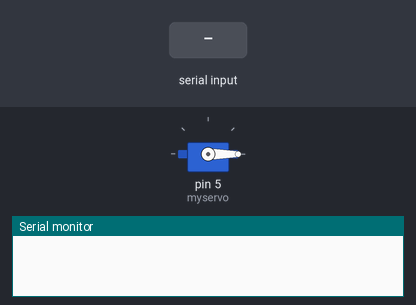
Recording of a sketch running on a simulated Arduino Uno, built with avr-gcc and run on an emulated ATmega328P. On the bench: servo, the last lines printed to the serial monitor. The inputs (shaded band) are chosen by the test bench.

Above: at 1.2 s.
1.3 s: "1" received over the second serial link
At 2.1 s:
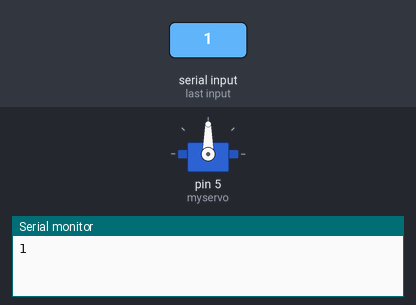
2.8 s: "0" received over the second serial link
At 3.2 s:
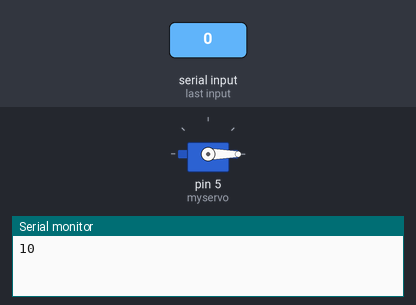
Timing chart, 0 to 5.8 s (numbered marks = the images above; inputs shaded):
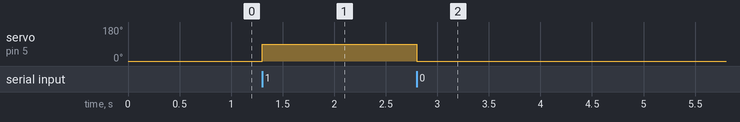

The sketch:

HCSlave.ino
```cpp
#include <SoftwareSerial.h>
#include <Servo.h>

SoftwareSerial mySerial (3,2);

Servo myservo;
int state;

void setup() {
  Serial.begin(9600);
  mySerial.begin(38400);
  myservo.attach(5);
  myservo.write(0);
}

void loop() {
  if (mySerial.available ()){
    state = mySerial.read();
    Serial.write(state);
    }
    if (state == '1'){
      myservo.write(90);
    }
    else if (state == '0'){
      myservo.write(0);
    }
  }
```

Measured:
- after the input at 1.3 s, servo on pin 5 (myservo): 0° → 90° at once
- after the input at 2.8 s, servo on pin 5 (myservo): 90° → 0° at once
